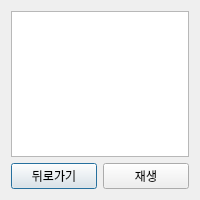
<?xml version="1.0" encoding="UTF-8"?>
<ui version="4.0">
 <class>SavedVideoList</class>
 <widget class="QDialog" name="SavedVideoList">
  <property name="geometry">
   <rect>
    <x>0</x>
    <y>0</y>
    <width>200</width>
    <height>200</height>
   </rect>
  </property>
  <property name="windowTitle">
   <string>Dialog</string>
  </property>
  <layout class="QVBoxLayout" name="verticalLayout">
   <item>
    <widget class="QListWidget" name="listWidget"/>
   </item>
   <item>
    <layout class="QHBoxLayout" name="horizontalLayout">
     <item>
      <widget class="QPushButton" name="back_pushButton">
       <property name="text">
        <string>뒤로가기</string>
       </property>
      </widget>
     </item>
     <item>
      <widget class="QPushButton" name="play_pushButton">
       <property name="text">
        <string>재생</string>
       </property>
      </widget>
     </item>
    </layout>
   </item>
  </layout>
 </widget>
 <resources/>
 <connections/>
</ui>
